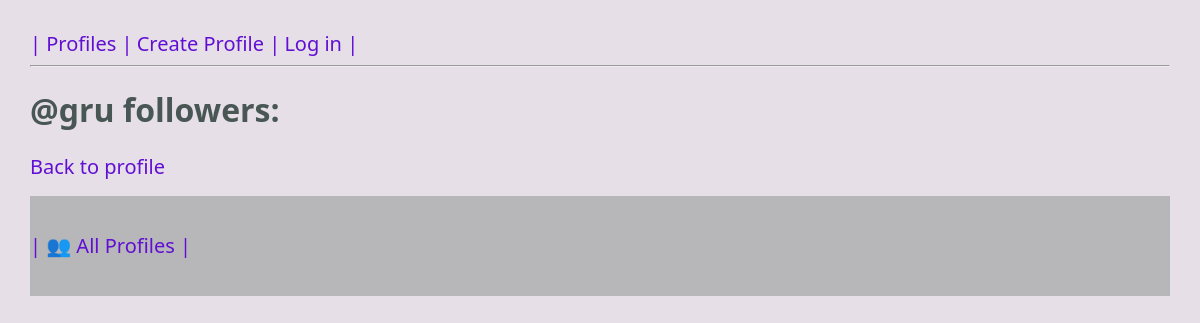
The page /mini_insta/profile/1/followers on the database as committed earlier.
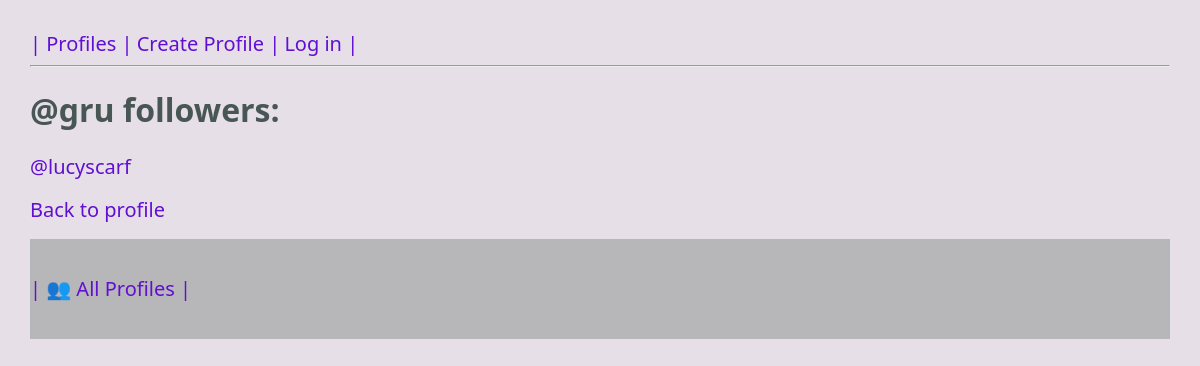
The same page on the database as committed later.
### mini_insta/models.py (models this page shows, shortened)
class Profile(models.Model):
    username = models.TextField(blank=True)
    display_name = models.TextField(blank=True)
    profile_image_url = models.URLField(blank=True)
    bio_text = models.TextField(blank=True)
    join_date = models.DateTimeField(auto_now_add=True)
    user = models.ForeignKey(
        User,
        on_delete=models.CASCADE,
        related_name="profiles",
        default=1,  # temporary default to handle existing rows (e.g., admin id=1)
    )
    def get_followers(self):
        follow_objs = Follow.objects.select_related("follower").filter(followed=self)
        return [f.follower for f in follow_objs]

### mini_insta/views.py (the view)
class ShowFollowersDetailView(DetailView):
    model = Profile
    template_name = "mini_insta/show_followers.html"

### mini_insta/templates/mini_insta/show_followers.html
{% extends 'mini_insta/base.html' %}
{% block content %}
<h1>@{{ profile.username }} followers:</h1>
<ul class="profile-list">
  {% for p in profile.get_followers %}
    <li>
      <a href="{% url 'show_profile' p.pk %}">
        @{{ p.username }}
      </a>
    </li>
  {% endfor %}
</ul>
<p><a href="{% url 'show_profile' profile.pk %}">Back to profile</a></p>
{% endblock %}

Rows that differ between the two databases and show on the page:
added Profile: username "lucyscarf"
